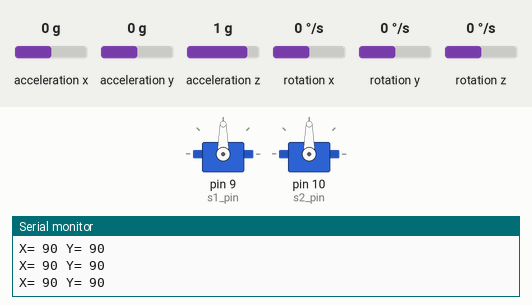
Simulated run of this sketch. Board: Arduino Uno, built with avr-gcc and run on an emulated ATmega328P. On the bench: 2 × servo, the last lines printed to the serial monitor. The inputs (shaded band) are chosen by the test bench; at power-on: acceleration x 0 g, acceleration y 0 g, acceleration z 1 g, rotation x 0 °/s, rotation y 0 °/s, rotation z 0 °/s.

Above: at 3.2 s.
3.3 s: acceleration x set to -1.4 g
At 4.4 s:
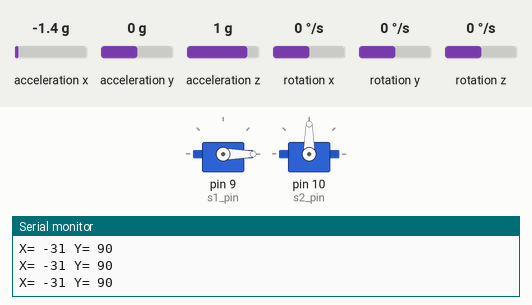
4.8 s: acceleration y set to -1.4 g
At 5.8 s:
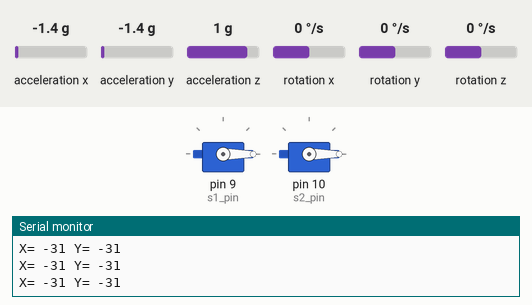
6.3 s: acceleration x set to -0.8 g
At 6.8 s:
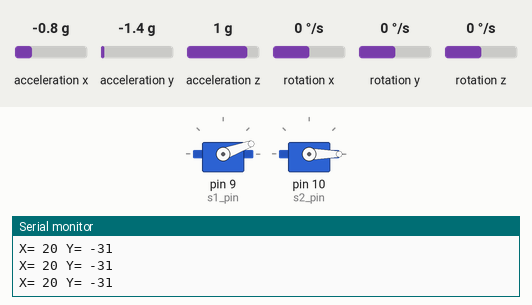
7.8 s: acceleration y set to -0.8 g
At 9.0 s:
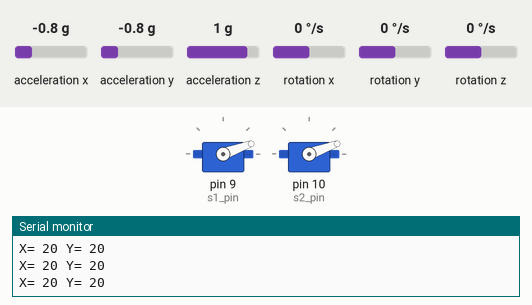
9.3 s: acceleration x set to 0 g
At 10.0 s:
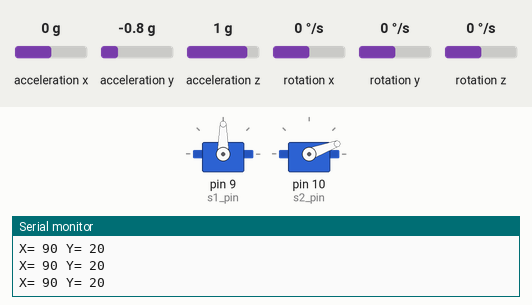
10.8 s: acceleration y set to 0.8 g
At 11.3 s:
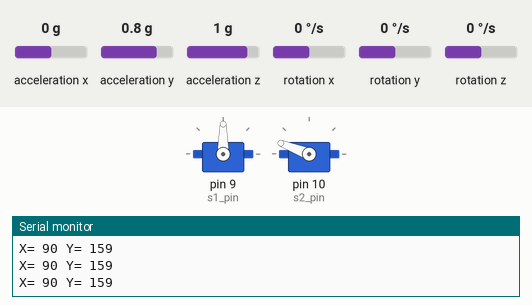
Timing chart, 0 to 13.3 s (numbered marks = the images above; inputs shaded):
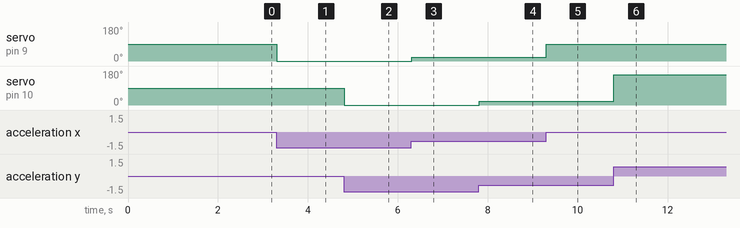

Measured:
- after the input at 3.3 s, servo on pin 9 (s1_pin): 90° → 0° at once
- after the input at 4.8 s, servo on pin 10 (s2_pin): 90° → 0° at once
- after the input at 6.3 s, servo on pin 9 (s1_pin): 0° → 20° at once
- after the input at 7.8 s, servo on pin 10 (s2_pin): 0° → 20° at once
- after the input at 9.3 s, servo on pin 9 (s1_pin): 20° → 90° at once
- after the input at 10.8 s, servo on pin 10 (s2_pin): 20° → 159° at once

The sketch:

Servo_Calibrate_with_Sensor.ino
```cpp
#include <Wire.h>

#include <MPU6050.h>

#include <Servo.h>

Servo s1, s2;

int s1_pin = 9, s2_pin= 10;

MPU6050 sensor;

int16_t ax, ay, az;

int16_t gx, gy, gz;

void setup()

{

  s1.attach(s1_pin);
  s2.attach(s2_pin);

  Wire.begin();

  Serial.begin(9600);

  Serial.println("Initializing the sensor");

  sensor.initialize();

  Serial.println(sensor.testConnection() ? "Successfully Connected" : "Connection failed");

  delay(1000);

  Serial.println("Taking Values from the sensor");

  delay(1000);
}


void loop()

{

  sensor.getMotion6(&ax, &ay, &az, &gx, &gy, &gz);

  ax = map(ax, -17000, 17000, 0, 180);
  ay= map(ay, -17000, 17000, 0, 180);

  Serial.print("X= ");
  Serial.print(ax);
  Serial.print(" Y= ");
  Serial.println(ay);

  s1.write(ax);
  s2.write(ay);

  delay(10);
}
```
